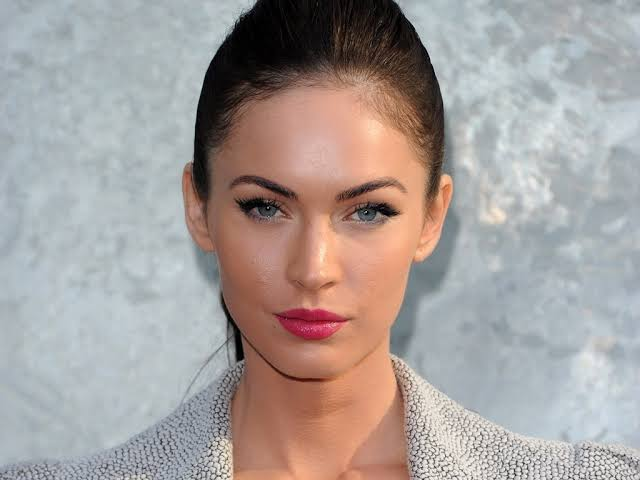
#> input picture ESP_DL_FACE_DETECT_IN_IMG/ESP-DL_face-detect_arduinoIDE/backup/face_detection_image/reconstruida.png, 640 x 480 px
$ python plotar_rostos.py
#> lines starting #> are read from the running program, lines starting #| are printed output that depends on the picture
import matplotlib.pyplot as plt
import matplotlib.patches as patches
from PIL import Image

# aqui você só precisa editar estes valores:
face_boxes = [
   ( 5, 245, 235, 246)
]

# carregue sua imagem (altere o caminho conforme necessário)
img = Image.open('reconstruida.png')
#> img is the input picture: PIL image 640x480 RGB; mean R, G, B 167.2, 158.5, 155.7

fig, ax = plt.subplots()
ax.imshow(img)

for x, y, w, h in face_boxes:
    rect = patches.Rectangle((x, y), w, h, linewidth=2, edgecolor='red', facecolor='none')
    ax.add_patch(rect)

ax.axis('off')
plt.show()
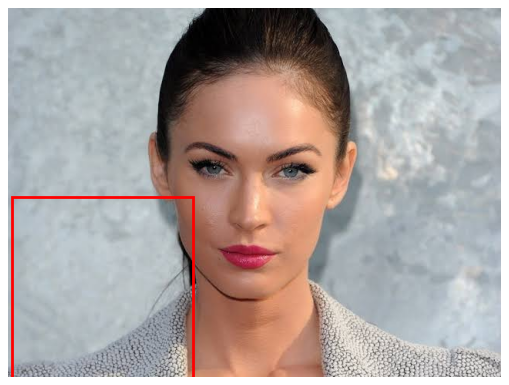
#> figure drawn by matplotlib, 1 panel
